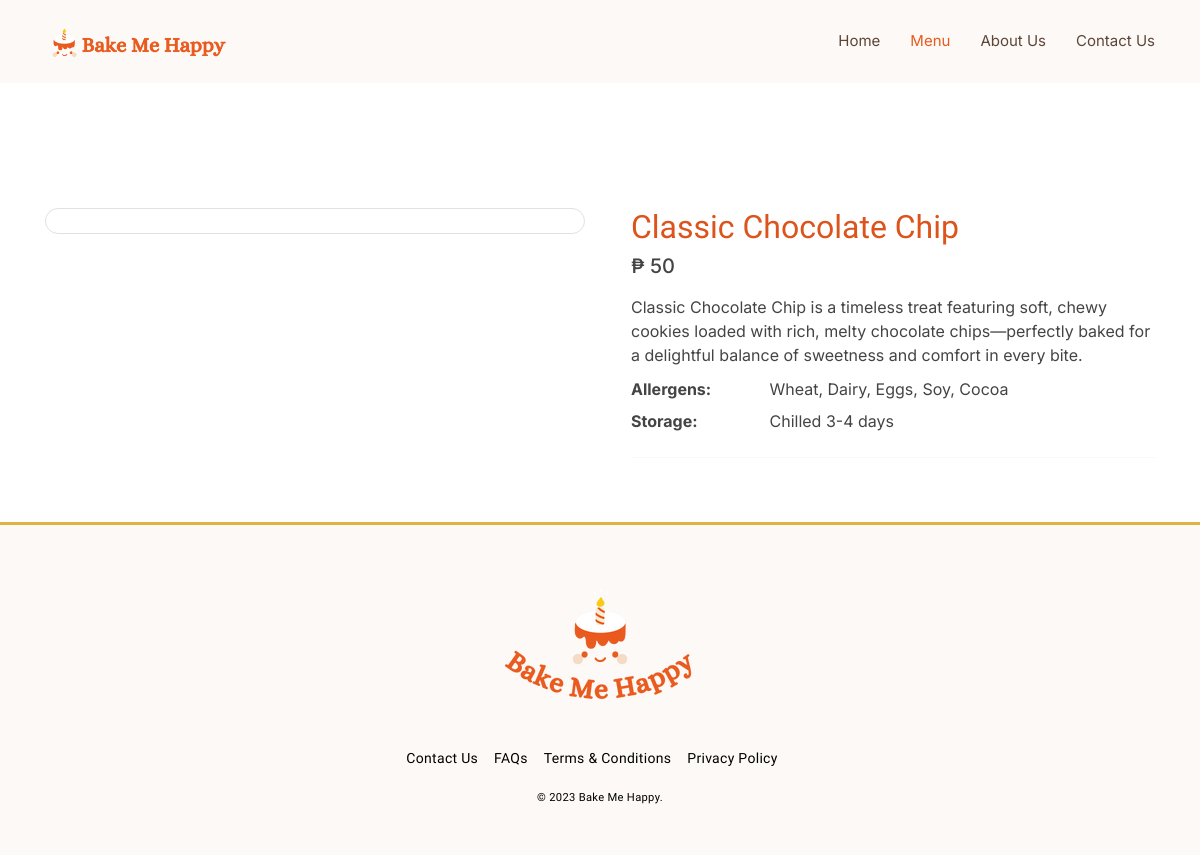
Screenshot of /cake-details.php?id=4 with the database file from the repository.
### tables this page shows
CREATE TABLE `products` (
  `id` int(100) NOT NULL,
  `product_name` varchar(100) NOT NULL,
  `price` varchar(100) NOT NULL,
  `image` varchar(100) NOT NULL,
  `description` varchar(255) NOT NULL,
  `allergens` varchar(100) NOT NULL,
  `storage` varchar(100) NOT NULL
);

### cake-details.php (the view, shortened to what this page needs)
<?php
include 'config.php';
if(isset($_GET['id'])) {
   $id = $_GET['id'];
} else {
     echo "<script>alert('Invalid cake ID');</script>";
     echo "<script>window.location.href = 'index.php';</script>";
     exit();
   }
?>
<!DOCTYPE html>
<html lang="en">
  <head><title>Dolis</title></head>
  <?php include 'head.php'; ?>
  <body>
    <header id="header" class="fixed-top">
      <div class="container d-flex align-items-center justify-content-between">
        <a href="index.php" class="logo"><img src="assets/img/logo.png" alt="" class="img-fluid"></a>
        <nav id="navbar" class="navbar">
          <ul>
            <li><a class="nav-link" href="index.php">Home</a></li>
            <li><a class="nav-link active" href="menu.php">Menu</a></li>
            <li><a class="nav-link" href="about-us.php">About Us</a></li>
            <li><a class="nav-link" href="contact-us.php">Contact Us</a></li>
          </ul>
        </nav>
      </div>
    </header>
    <main id="main">
      <section id="breadcrumbs" class="breadcrumbs">
         <div class="container">
            <ol>
               <li><a href="menu.php"><span>&#8249;</span> Back to Menu</a></li>
            </ol>
         </div>
      </section>
      <?php
            $select_product = mysqli_query($conn, "SELECT * FROM `products` WHERE id = $id") or die('query failed');
            if($select_product){
                $fetch_product = mysqli_fetch_assoc($select_product)
            ?>
      <section class="py-5">
        <div class="container">
          <div class="row gx-5">
            <aside class="col-lg-6">
              <div class="border rounded-4 mb-3 d-flex justify-content-center">
              </div>
            </aside>
            <main class="col-lg-6">
              <div class="ps-lg-3">
                <h2 class="name" style="color: #DC531B;">
                  <?php echo $fetch_product['product_name']; ?>
                </h2>
                <div class="mb-3">
                  <span class="h5">₱ <?php echo $fetch_product['price']; ?></span>
                </div>
                <p class="product_description">
                  <?php echo $fetch_product['description']; ?>
                </p>
                <?php
                     };
                     ?>
                <div class="row">
                  <dt class="col-3">Allergens:</dt>
                  <dd class="col-9"><?php echo $fetch_product['allergens']; ?></dd>
                  <dt class="col-3">Storage:</dt>
                  <dd class="col-9"><?php echo $fetch_product['storage']; ?></dd>
                </div>
                <hr />
              </div>
            </main>
          </div>
        </div>
      </section>
    </main>
    <?php include 'footer.php'; ?>
  </body>
</html>

### assets/css/style.css (style rules this page uses)
body { font-family: 'Inter', sans-serif; color: #444444; }
a { color: #ed502e; text-decoration: none; }
h1, h2, h3, h4, h5, h6 { font-family: 'Alice', serif; }
#header { background: #FCF9F6; transition: all 0.5s; z-index: 997; padding: 20px 0; }
#header .logo { font-size: 26px; margin: 0; padding: 0; line-height: 1; font-weight: 700; letter-spacing: 0.5px; text-transform: uppercase; }
#header .logo img { max-height: 40px; }
.navbar { padding: 0; }
.navbar ul { margin: 0; padding: 0; display: flex; list-style: none; align-items: center; }
.navbar li { position: relative; }
.navbar a, .navbar a:focus { display: flex; align-items: center; justify-content: space-between; padding: 10px 0 10px 30px; font-size: 15px; color: #5D4638; white-space: nowrap; transition: 0.3s; }
.navbar a:hover, .navbar .active, .navbar .active:focus, .navbar li:hover>a { color: #EA5A1E; }
section { padding: 60px 0; }
p { margin-top: 0; margin-bottom: 10px; }
.row { display: flex; flex-wrap: wrap; margin-right: -15px; margin-left: -15px; }
:root { --primary: #EDBC07; --light: #FDF5EB; }

### rows the page displays
products: product_name "Classic Chocolate Chip", price "50", description "Classic Chocolate Chip is a timeless treat featuring soft, chewy cookies loaded with rich, melty chocolate chips—perfectly baked for a delightful balance of sweetness and comfort in every bite.", allergens "Wheat, Dairy, Eggs, Soy, Cocoa", storage "Chilled 3-4 days"
